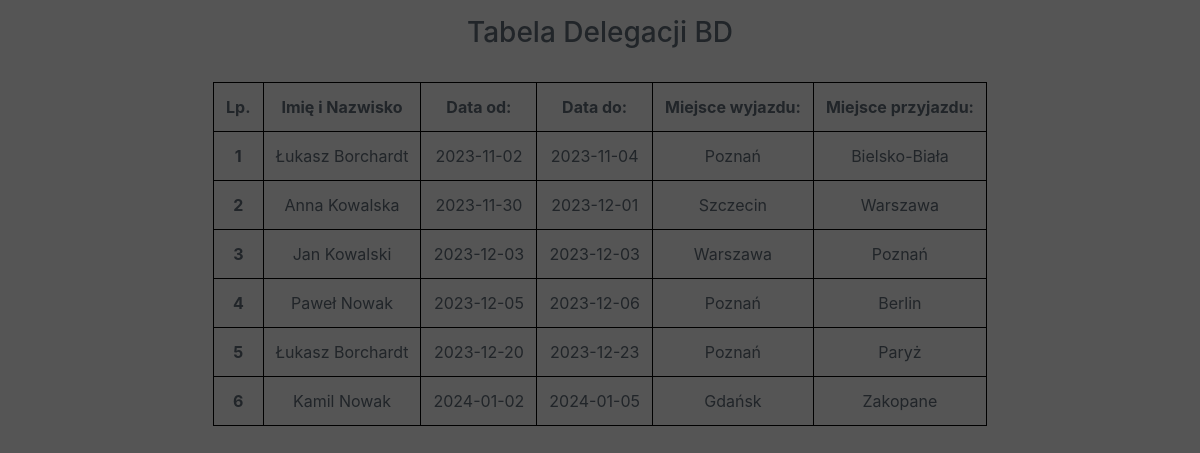
The page /php/bd_delegation_table/bd_delegation_table.php on the database its author committed.
### tables this page shows
CREATE TABLE `bd_delegation_table` (
  `id` int(11) NOT NULL,
  `full_name` varchar(50) DEFAULT NULL,
  `from_date` date DEFAULT NULL,
  `to_date` date DEFAULT NULL,
  `departure_place` varchar(20) DEFAULT NULL,
  `arrival_place` varchar(20) DEFAULT NULL
);

### php/bd_delegation_table/bd_delegation_table.php (the view, shortened to what this page needs)
<!DOCTYPE html>
<html lang="pl">
<head>
    <link rel="stylesheet" href="https://cdn.jsdelivr.net/npm/bootstrap@4.3.1/dist/css/bootstrap.min.css"
>
    <link rel="stylesheet" href="styles/style.css" />
    <link rel="stylesheet" href="php/bd_delegation_table/bd_delegation_table_style.css">
</head>
<body>
    <?php
    require 'php/db_connection.php';
    ?>
    <div class="container-fluid kontener d-flex flex-column justify-content-center align-items-center">
        <h3 class="mt-3">Tabela Delegacji BD</h3>
        <div class="table-responsive-md">
            <table class="m-4">
                <tr>
                    <th>Lp.</th>
                    <th>Imię i Nazwisko</th>
                    <th>Data od:</th>
                    <th>Data do:</th>
                    <th>Miejsce wyjazdu:</th>
                    <th>Miejsce przyjazdu:</th>
                </tr>
                <?php
                $sql = 'SELECT id, full_name, from_date, to_date, departure_place, arrival_place from bd_delegation_table';
                $statement = $dbh->query($sql);
                $result = $statement->fetchAll(PDO::FETCH_ASSOC);
                foreach ($result as $row) {
                    echo
                        '<tr><th>' . $row['id'] . '</th><td>'
                        . $row['full_name'] . '</td><td>'
                        . $row['from_date'] . '</td><td>'
                        . $row['to_date'] . '</td><td>'
                        . $row['departure_place'] . '</td><td>'
                        . $row['arrival_place'] . '</td></tr>';
                }
                ?>
            </table>
        </div>
    </div>
</body>
</html>

### styles/style.css (style rules this page uses)
body { background:#555; }

### php/bd_delegation_table/bd_delegation_table_style.css (style rules this page uses)
table { border:1px solid black; }
td, th { text-align: center; border: 1px solid black; padding: 1vw; }

### rows shown on the page
bd_delegation_table: id "1", full_name "Łukasz Borchardt", from_date "2023-11-02", to_date "2023-11-04", departure_place "Poznań", arrival_place "Bielsko-Biała"
bd_delegation_table: id "2", full_name "Anna Kowalska", from_date "2023-11-30", to_date "2023-12-01", departure_place "Szczecin", arrival_place "Warszawa"
bd_delegation_table: id "3", full_name "Jan Kowalski", from_date "2023-12-03", to_date "2023-12-03", departure_place "Warszawa", arrival_place "Poznań"
bd_delegation_table: id "4", full_name "Paweł Nowak", from_date "2023-12-05", to_date "2023-12-06", departure_place "Poznań", arrival_place "Berlin"
bd_delegation_table: id "5", full_name "Łukasz Borchardt", from_date "2023-12-20", to_date "2023-12-23", departure_place "Poznań", arrival_place "Paryż"
bd_delegation_table: id "6", full_name "Kamil Nowak", from_date "2024-01-02", to_date "2024-01-05", departure_place "Gdańsk", arrival_place "Zakopane"
